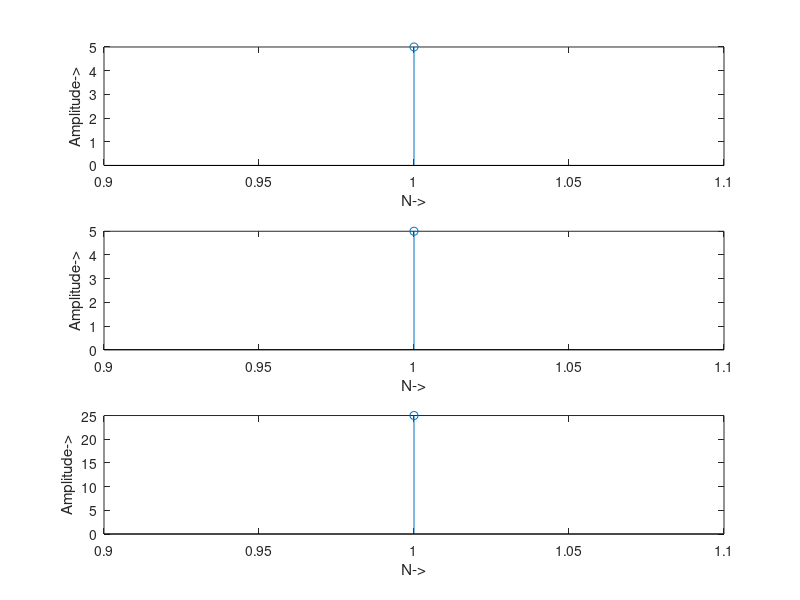

Source code (MATLAB):
%  circular convolution 
clc;
x=input('Enter the sequence 1:');
h=input('Enter the sequence 2:');
y=cconv(x,h)
figure;
title('Circular Convolution');
subplot(3,1,1);
stem(x);
ylabel('Amplitude->');
xlabel('N->');
subplot(3,1,2);
stem(h);
ylabel('Amplitude->');
xlabel('N->');
subplot(3,1,3);
stem(y);
ylabel('Amplitude->');
xlabel('N->');
disp('The resultant signals:');
